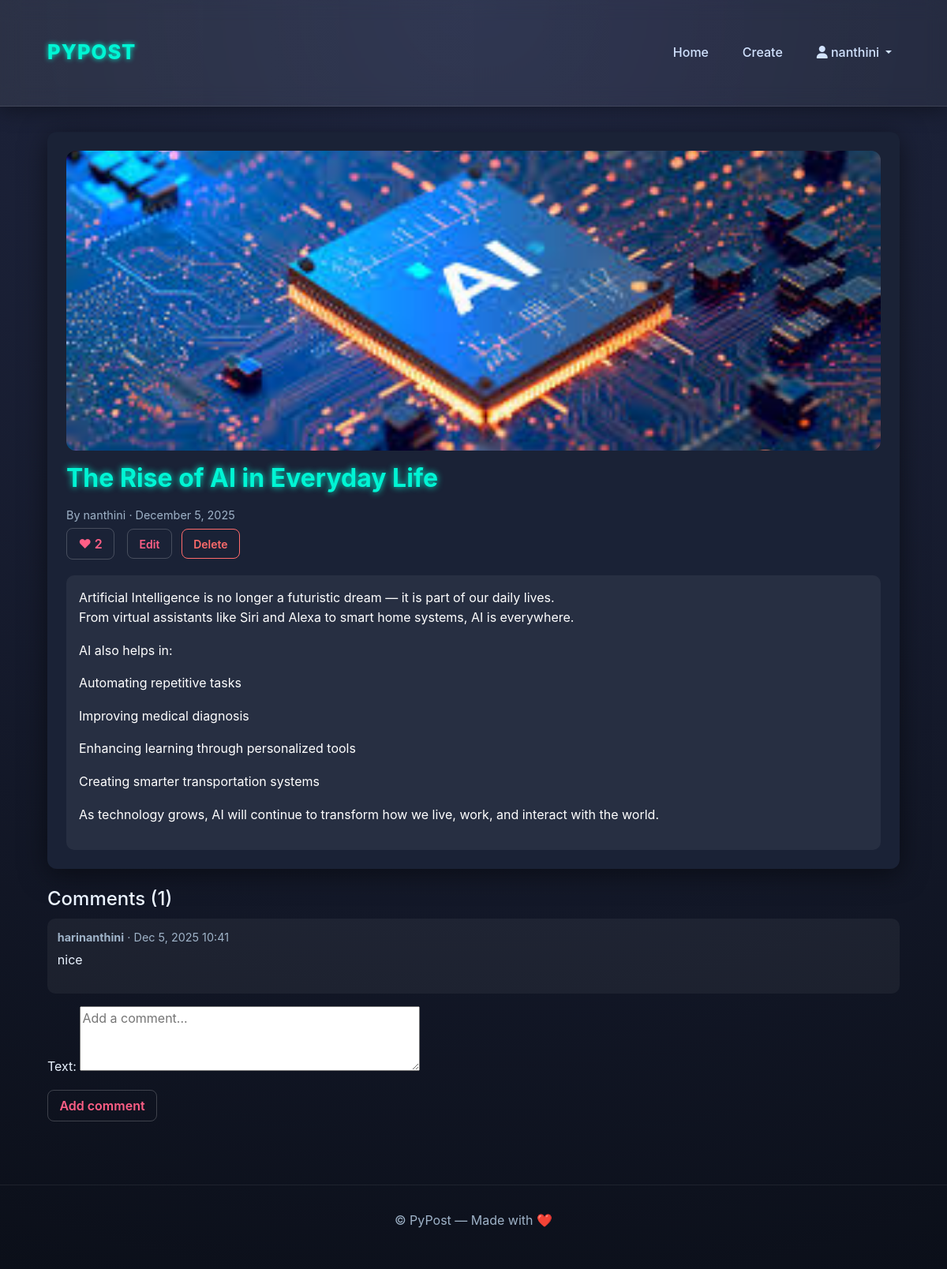
Screenshot of /posts/the-rise-of-ai-in-everyday-life/ (signed in) with the database file from the repository.
### blog/models.py (models this page shows, shortened)
class Post(models.Model):
    author = models.ForeignKey(User, on_delete=models.CASCADE)
    title = models.CharField(max_length=200)
    slug = models.SlugField(unique=True, blank=True)
    body = models.TextField()
    image = models.ImageField(upload_to='uploads/', blank=True, null=True)
    created_at = models.DateTimeField(auto_now_add=True)
    updated_at = models.DateTimeField(auto_now=True)
    published = models.BooleanField(default=True)
    likes = models.ManyToManyField(User, related_name="liked_posts", blank=True)
    def total_likes(self):
        return self.likes.count()

class Comment(models.Model):
    post = models.ForeignKey(Post, on_delete=models.CASCADE, related_name="comments")
    user = models.ForeignKey(settings.AUTH_USER_MODEL, on_delete=models.CASCADE)
    text = models.TextField(max_length=1000)
    created_at = models.DateTimeField(auto_now_add=True)
    edited = models.BooleanField(default=False)
    class Meta:
        ordering = ["-created_at"]

### blog/views.py (the view, shortened to what this page needs)
# urls.py: path("posts/<slug:slug>/", views.post_detail, name="post_detail"),
def post_detail(request, slug):
    post = get_object_or_404(Post, slug=slug, published=True)
    comment_form = CommentForm()
    return render(
        request,
        "blog/post_detail.html",
        {"post": post, "comment_form": comment_form},
    )

### blog/forms.py
class CommentForm(forms.ModelForm):
    class Meta:
        model = Comment
        fields = ["text"]
        widgets = {
            "text": forms.Textarea(
                attrs={"rows": 3, "placeholder": "Add a comment..."}
            )
        }

### templates/blog/post_detail.html (shortened to what this page needs)
{% extends "base.html" %}
{% block content %}
<div class="post">
  {% if post.image %}
    <img src="{{ post.image.url }}" alt="{{ post.title }}"
         style="width:100%;max-height:380px;object-fit:cover;border-radius:12px;">
  {% endif %}
  <h1 class="mt-3 page-title">{{ post.title }}</h1>
  <p class="meta">
    By {{ post.author.username }} · {{ post.created_at|date:"F j, Y" }}
  </p>
  <div class="d-flex align-items-center mb-3 gap-2">
    {% if user.is_authenticated %}
      <form method="post"
            action="{% url 'blog:post_like' post.slug %}"
            class="inline-like d-inline">
        <button class="btn like-btn">
          ❤ <span class="like-count">{{ post.total_likes }}</span>
        </button>
      </form>
    {% else %}
      <span class="text-muted small">
        ❤ <span>{{ post.total_likes }}</span> — <a href="{% url 'login' %}">Login to like</a>
      </span>
    {% endif %}
    {% if user == post.author %}
      <a href="{% url 'blog:post_edit' post.slug %}" class="btn btn-sm ms-2">Edit</a>
      <a href="{% url 'blog:post_delete' post.slug %}" class="btn btn-sm danger ms-1">Delete</a>
    {% endif %}
  </div>
  <div class="post-body">
    {{ post.body|linebreaks }}
  </div>
</div>
<section class="comments mt-4">
  <h4>Comments ({{ post.comments.count }})</h4>
  {% for c in post.comments.all %}
    <div class="comment">
      <div class="small meta">
        <strong>{{ c.user.username }}</strong> · {{ c.created_at|date:"M j, Y H:i" }}
      </div>
      <p class="mb-0">{{ c.text|linebreaks }}</p>
    </div>
  {% empty %}
    <p class="text-muted">No comments yet.</p>
  {% endfor %}
  {% if user.is_authenticated %}
    <form method="post" class="mt-3">
      {{ comment_form.as_p }}
      <button class="btn">Add comment</button>
    </form>
  {% else %}
    <p class="text-muted mt-3">
      <a href="{% url 'login' %}">Login</a> to add a comment.
    </p>
  {% endif %}
</section>
{% endblock %}

### templates/base.html (shortened to what this page needs)
{% load static %}
<!doctype html>
<html lang="en">
<head>
  <link href="https://cdn.jsdelivr.net/npm/bootstrap@5.3.2/dist/css/bootstrap.min.css" rel="stylesheet">
  <link rel="stylesheet" href="https://cdnjs.cloudflare.com/ajax/libs/font-awesome/6.6.0/css/all.min.css">
  <link rel="stylesheet" href="{% static 'css/style.css' %}">
</head>
<body>
<header class="site-header">
  <div class="container header-inner">
    <a class="brand" href="{% url 'blog:post_list' %}">
      PYPOST
    </a>
    <nav>
      <a href="{% url 'blog:post_list' %}">Home</a>
      {% if user.is_authenticated %}
        <a href="{% url 'blog:post_create' %}">Create</a>
      <div class="dropdown d-inline">
  <a class="dropdown-toggle" style="cursor:pointer;" data-bs-toggle="dropdown">
    <i class="fa-solid fa-user"></i> {{ user.username }}
  </a>
</div>
      {% else %}
        <a href="{% url 'login' %}">Login</a>
        <a href="{% url 'blog:register' %}">Register</a>
      {% endif %}
    </nav>
  </div>
</header>
<main class="container">
  {% block content %}{% endblock %}
</main>
<footer class="site-footer">
  <p>© {{ now|date:"Y" }} PyPost — Made with ❤️</p>
</footer>
</body>
</html>

### static/css/style.css (style rules this page uses)
:root { --bg:#0b0f19; --bg-secondary:#1a2236; --card:#162032; --accent:#8b5cf6; --accent-2:#ff5f86; --highlight:#00f5d4; --muted:#9fb3c8; --glass: rgba(255,255,255,0.05); --padding:1rem; }
* { box-sizing:border-box; font-family:Inter, system-ui, -apple-system, 'Segoe UI', Roboto, Arial; transition:all .25s ease; }
body { margin:0; background: radial-gradient(circle at top, #232a47, var(--bg)), linear-gradient(180deg,#162032,#0e1525); color:#eaf3ff; min-height:100vh; line-height:1.6; }
.site-header { backdrop-filter:blur(12px); background:linear-gradient(90deg, rgba(255,255,255,0.08), rgba(255,255,255,0.05)); border-bottom:1px solid rgba(255,255,255,0.1); padding:.9rem 0; position:sticky; top:0; z-index:100; box-shadow:0 4px 25px rgba(0,0,0,0.4); }
.header-inner { display:flex; align-items:center; justify-content:space-between; }
.brand { font-weight:800; color:var(--highlight); font-size:1.6rem; text-decoration:none; letter-spacing:1px; text-shadow:0 0 6px var(--highlight); }
nav a { color:#d2e3ff; margin-left:1.2rem; text-decoration:none; font-weight:500; padding:.4rem .6rem; border-radius:6px; }
.page-title { font-size:2rem; font-weight:700; margin-bottom:1rem; color:var(--highlight); text-shadow:0 0 8px var(--highlight); }
.container { width:90%; max-width:1100px; margin:0 auto; padding:2rem 0; }
.meta { color:var(--muted);font-size:.9rem;margin-bottom:.3rem; }
.btn { display:inline-block; padding:.45rem .9rem; border-radius:8px; border:1px solid rgba(255,255,255,0.2); background:transparent; color:var(--accent-2); text-decoration:none; font-weight:600; }
.btn.danger { color:#ff6b6b;border-color:#ff6b6b; }
.post { background:var(--bg-secondary); padding:1.5rem; border-radius:12px; box-shadow:0 6px 34px rgba(0,0,0,0.5); }
.post-body { margin-top:1.2rem; background:rgba(255,255,255,0.06); padding:1rem; border-radius:10px; color:#ffffff; }
.post-body p, .post-body h1, .post-body h2, .post-body h3, .post-body h4, .post-body h5, .post-body h6, .post-body li { color:#ffffff !important; }
.comments .comment { background:rgba(255,255,255,0.05); padding:.8rem; margin:.6rem 0; border-radius:10px; }
.site-footer { padding:2rem 0; text-align:center; color:var(--muted); border-top:1px solid rgba(255,255,255,0.07); margin-top:3rem; }

### rows the page displays
Post: image (picture), title "The Rise of AI in Everyday Life", author.username "nanthini", created_at "December 5, 2025", total_likes "2", body "Artificial Intelligence is no longer a futuristic dream — it is part of our daily lives. From virtual assistants like Siri and Alexa to smart home systems, AI is everywhere. AI also helps in: Automating repetitive tasks Improving medical diagnosis Enhancing learning through personalized tools Creating smarter transportation systems As technology grows, AI will continue to transform how we live, work, and interact with the world.", comments.count "1"
Comment: user.username "harinanthini", created_at "Dec 5, 2025 10:41", text "nice"

### other values shown
{{ user.username }} "nanthini"
